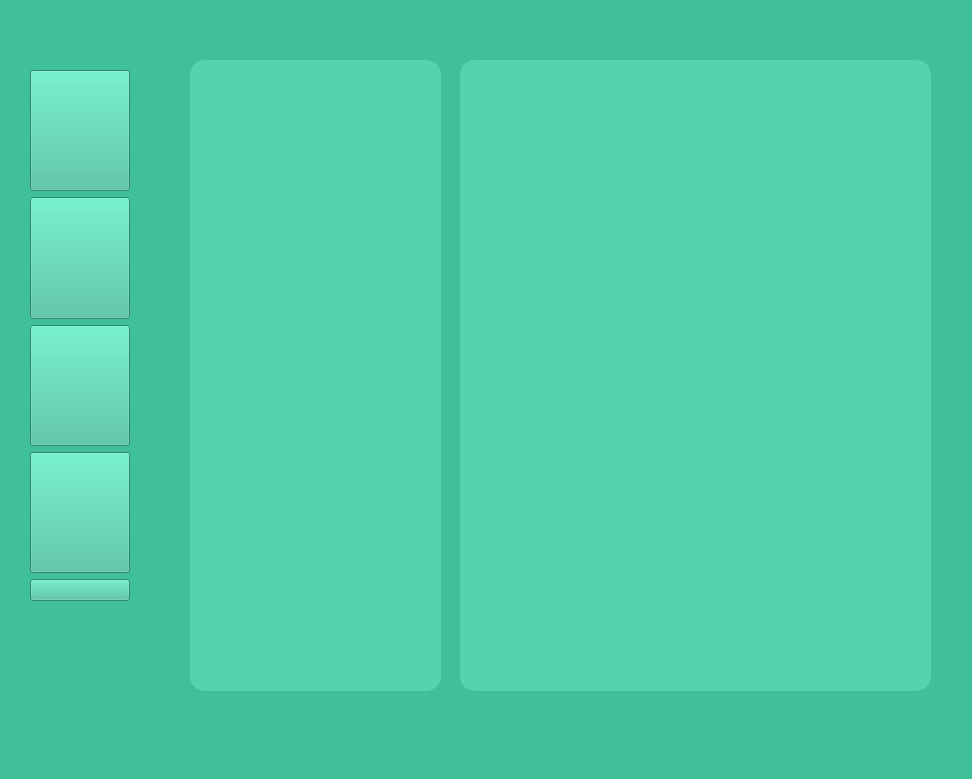
<?xml version="1.0" encoding="UTF-8"?>
<ui version="4.0">
 <class>MainWindow</class>
 <widget class="QMainWindow" name="MainWindow">
  <property name="geometry">
   <rect>
    <x>0</x>
    <y>0</y>
    <width>972</width>
    <height>779</height>
   </rect>
  </property>
  <property name="minimumSize">
   <size>
    <width>90</width>
    <height>90</height>
   </size>
  </property>
  <property name="windowTitle">
   <string>MainWindow</string>
  </property>
  <property name="styleSheet">
   <string notr="true">background-color:  rgb(64, 191, 155);</string>
  </property>
  <widget class="QWidget" name="centralwidget">
   <widget class="QLabel" name="first_column">
    <property name="geometry">
     <rect>
      <x>190</x>
      <y>60</y>
      <width>251</width>
      <height>631</height>
     </rect>
    </property>
    <property name="styleSheet">
     <string notr="true">border: 5px solid #54D3AF;
                                      border-radius: 15px;
                                       padding: 6px;
                                       background-color: #54D3AF;
color: rgb(255, 255, 255);
</string>
    </property>
    <property name="text">
     <string/>
    </property>
    <property name="alignment">
     <set>Qt::AlignLeading|Qt::AlignLeft|Qt::AlignTop</set>
    </property>
    <property name="wordWrap">
     <bool>true</bool>
    </property>
    <property name="margin">
     <number>0</number>
    </property>
    <property name="indent">
     <number>-1</number>
    </property>
   </widget>
   <widget class="QLabel" name="second_column">
    <property name="geometry">
     <rect>
      <x>460</x>
      <y>60</y>
      <width>471</width>
      <height>631</height>
     </rect>
    </property>
    <property name="font">
     <font>
      <family>JetBrains Mono NL</family>
      <italic>true</italic>
      <bold>true</bold>
     </font>
    </property>
    <property name="styleSheet">
     <string notr="true">border: 5px solid #54D3AF;
                                      border-radius: 15px;
                                       padding: 6px;
                                       background-color: #54D3AF;
color: rgb(255, 255, 255);</string>
    </property>
    <property name="text">
     <string/>
    </property>
    <property name="alignment">
     <set>Qt::AlignLeading|Qt::AlignLeft|Qt::AlignTop</set>
    </property>
    <property name="wordWrap">
     <bool>true</bool>
    </property>
    <property name="margin">
     <number>0</number>
    </property>
    <property name="indent">
     <number>-1</number>
    </property>
   </widget>
   <widget class="QLabel" name="section_name">
    <property name="geometry">
     <rect>
      <x>260</x>
      <y>7</y>
      <width>511</width>
      <height>41</height>
     </rect>
    </property>
    <property name="font">
     <font>
      <family>DejaVu Math TeX Gyre</family>
      <pointsize>20</pointsize>
      <bold>true</bold>
     </font>
    </property>
    <property name="styleSheet">
     <string notr="true">color: rgb(0, 0, 0);</string>
    </property>
    <property name="text">
     <string/>
    </property>
   </widget>
   <widget class="QWidget" name="layoutWidget">
    <property name="geometry">
     <rect>
      <x>30</x>
      <y>70</y>
      <width>100</width>
      <height>531</height>
     </rect>
    </property>
    <layout class="QVBoxLayout" name="verticalLayout">
     <item>
      <widget class="QPushButton" name="CPU">
       <property name="sizePolicy">
        <sizepolicy hsizetype="Preferred" vsizetype="Preferred">
         <horstretch>0</horstretch>
         <verstretch>0</verstretch>
        </sizepolicy>
       </property>
       <property name="styleSheet">
        <string notr="true">border-image: url(:CPU.png);

QPushButton {
                           border: 2px solid #8f8f91;
                            border-radius: 10px;
                            padding: 6px;
                        }</string>
       </property>
       <property name="text">
        <string/>
       </property>
      </widget>
     </item>
     <item>
      <widget class="QPushButton" name="RAM">
       <property name="sizePolicy">
        <sizepolicy hsizetype="Preferred" vsizetype="Preferred">
         <horstretch>0</horstretch>
         <verstretch>0</verstretch>
        </sizepolicy>
       </property>
       <property name="styleSheet">
        <string notr="true">color: rgb(97, 53, 131);
font: bold;
border-image: url(:RAM.png);
</string>
       </property>
       <property name="text">
        <string/>
       </property>
      </widget>
     </item>
     <item>
      <widget class="QPushButton" name="GPU">
       <property name="sizePolicy">
        <sizepolicy hsizetype="Preferred" vsizetype="Preferred">
         <horstretch>0</horstretch>
         <verstretch>0</verstretch>
        </sizepolicy>
       </property>
       <property name="styleSheet">
        <string notr="true">color: rgb(97, 53, 131);
font: bold;
border-image: url(:GPU.png);</string>
       </property>
       <property name="text">
        <string/>
       </property>
      </widget>
     </item>
     <item>
      <widget class="QPushButton" name="MONITOR">
       <property name="sizePolicy">
        <sizepolicy hsizetype="Preferred" vsizetype="Preferred">
         <horstretch>0</horstretch>
         <verstretch>0</verstretch>
        </sizepolicy>
       </property>
       <property name="styleSheet">
        <string notr="true">color: rgb(97, 53, 131);
font: bold;
border-image: url(:MONITOR.png);
</string>
       </property>
       <property name="text">
        <string/>
       </property>
      </widget>
     </item>
     <item>
      <widget class="QPushButton" name="BASEBOARD">
       <property name="styleSheet">
        <string notr="true">color: rgb(97, 53, 131);
font: bold;
</string>
       </property>
       <property name="text">
        <string/>
       </property>
      </widget>
     </item>
    </layout>
   </widget>
  </widget>
  <widget class="QMenuBar" name="menubar">
   <property name="geometry">
    <rect>
     <x>0</x>
     <y>0</y>
     <width>972</width>
     <height>23</height>
    </rect>
   </property>
  </widget>
  <widget class="QStatusBar" name="statusbar"/>
 </widget>
 <resources/>
 <connections/>
</ui>
